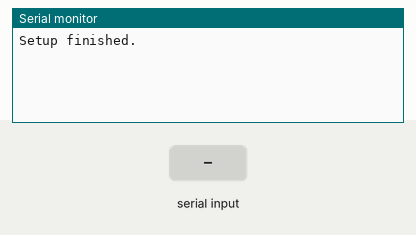
A program run on a simulated Arduino Uno, built with avr-gcc and run on an emulated ATmega328P. Shown: the last lines printed to the serial monitor. Inputs (shaded band) come from the test bench.

Above: at 1.2 s.
1.3 s: "1\n" received over the second serial link
At 2.0 s:
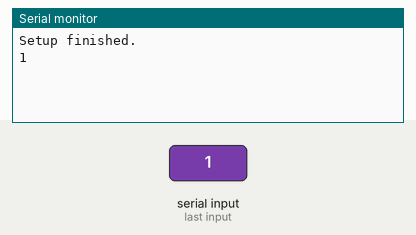
2.8 s: "0\n" received over the second serial link
At 3.1 s:
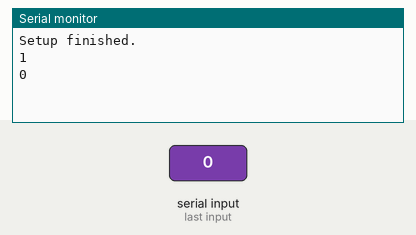
4.3 s: "2\n" received over the second serial link
At 5.5 s:
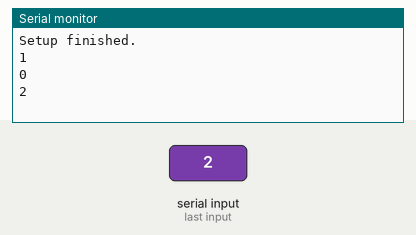

Measured:
- after the input at 1.3 s, the serial monitor: prints a new line at once (image 1)
- after the input at 2.8 s, the serial monitor: prints a new line at once (image 2)
- after the input at 4.3 s, the serial monitor: prints a new line at once (image 3)

The program:

main.cpp
```cpp
#include <Arduino.h>
#include <AltSoftSerial.h>

AltSoftSerial AltSerial; // RX = 8, TX = 9

String uart_buf;

void setup() {
    // Start the Serial port
    Serial.begin(9600);

    while (!Serial) {
        ;   // Wait for the Serial port to be available
    }

    AltSerial.begin(9600);

    Serial.println("Setup finished.");
}

void loop() {
    if (AltSerial.available()) {
        char c = AltSerial.read();
        if (c == '\n') {
            Serial.println(uart_buf);
            AltSerial.print("OK\n");
            uart_buf = "";
        } else {
            uart_buf += c;
        }
    }
}
```
